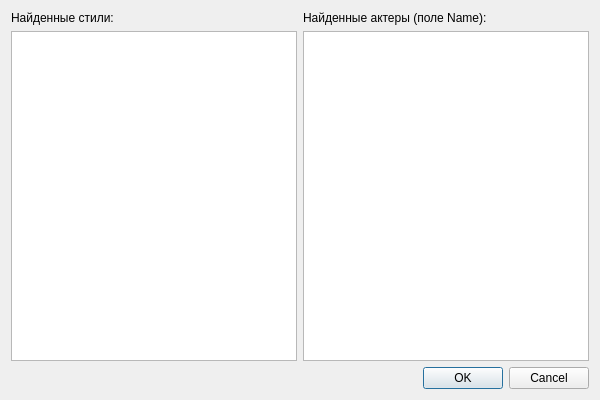
<?xml version="1.0" encoding="UTF-8"?>
<ui version="4.0">
 <class>StyleSelectorDialog</class>
 <widget class="QDialog" name="StyleSelectorDialog">
  <property name="geometry">
   <rect>
    <x>0</x>
    <y>0</y>
    <width>600</width>
    <height>400</height>
   </rect>
  </property>
  <property name="windowTitle">
   <string>Выбор стилей и актеров для надписей</string>
  </property>
  <layout class="QGridLayout" name="gridLayout">
   <item row="0" column="0">
    <widget class="QLabel" name="label">
     <property name="text">
      <string>Найденные стили:</string>
     </property>
    </widget>
   </item>
   <item row="0" column="1">
    <widget class="QLabel" name="label_2">
     <property name="text">
      <string>Найденные актеры (поле Name):</string>
     </property>
    </widget>
   </item>
   <item row="1" column="0">
    <widget class="QListWidget" name="stylesListWidget"/>
   </item>
   <item row="1" column="1">
    <widget class="QListWidget" name="actorsListWidget"/>
   </item>
   <item row="2" column="0" colspan="2">
    <widget class="QDialogButtonBox" name="buttonBox">
     <property name="orientation">
      <enum>Qt::Horizontal</enum>
     </property>
     <property name="standardButtons">
      <set>QDialogButtonBox::Cancel|QDialogButtonBox::Ok</set>
     </property>
    </widget>
   </item>
  </layout>
 </widget>
 <resources/>
 <connections>
  <connection>
   <sender>buttonBox</sender>
   <signal>accepted()</signal>
   <receiver>StyleSelectorDialog</receiver>
   <slot>accept()</slot>
  </connection>
  <connection>
   <sender>buttonBox</sender>
   <signal>rejected()</signal>
   <receiver>StyleSelectorDialog</receiver>
   <slot>reject()</slot>
  </connection>
 </connections>
</ui>
